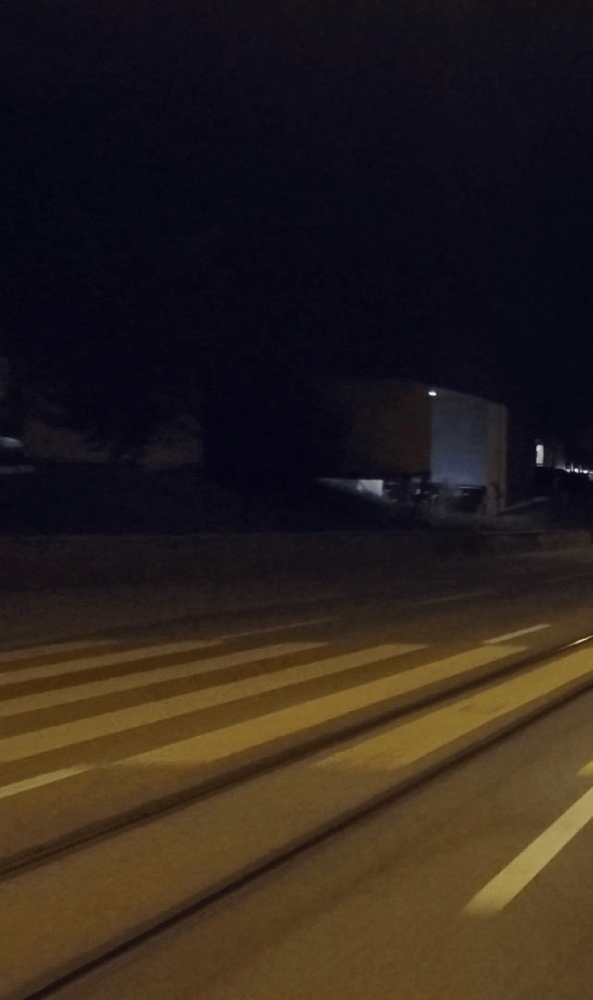
#> input picture Processed-Images/slices/1/acdc_night-1.png, 1778 x 3000 px, given in place of image_beforeRGB-1co_d0_after-r.png, which was not available (shown at 1/3 size)
$ jupyter execute --allow-errors Untitled.ipynb   (text cells are left out)
#> lines starting #> are read from the running program, lines starting #| are printed output that depends on the picture; pictures that were not available may be replaced by others from this repository, and a replacement may not be noted
[cell 1]
import torch
import torch.nn as nn
import matplotlib.pyplot as plt
import numpy as np
#from mmseg.registry import MODELS
import os
import matplotlib.image as mpimage
import torchvision.utils as vutils
import matplotlib.colors as c
from torch import tensor
import sys
# helper methods for preprocessing
# [81 lines left out: function calculate_weight, not called in this run]

def create_blur_kernel():
    kernel = np.zeros((3, 3))

    for i in range(3):
        for j in range(3):
            kernel[i, j] = 1 / 9

    return kernel

# [73 lines left out: function save_image, not called in this run]
                       # vmin=0, vmax=1)

    #plt.close()
#@MODELS.register_module()
class BlurPreprocessing(nn.Module):
    def __init__(self, blur_bool, blur_depth, single_color, color_opponency, channels, path, training, black_white):
        super().__init__()
        self.blur = blur_bool
        self.num_images = blur_depth + 1
        self.single_color = single_color
        self.color_opponency = color_opponency
        self.channels = channels
        self.write = True
        self.path = path
        self.training = training
        self.black_white = black_white

        #self.maxpool = nn.MaxPool2d(2, 2)

        if self.blur:
            blur_kernel = create_blur_kernel()
            self.conv_blur = nn.Conv2d(
                3, 3 * self.num_images, 3, stride=1, padding=1, groups=3, bias=False
            )

            self.conv_blur.weight = nn.Parameter(
                tensor(np.array([[blur_kernel],
                                 [blur_kernel],
                                 [blur_kernel]]),
                       requires_grad=False).float()
            )

            for param in self.conv_blur.parameters():
                param.requires_grad = False

            self.custom_layer = nn.Conv2d(
                self.num_images * 3, out_channels=channels, kernel_size=1,
                stride=1, padding=0, bias=False
            )

            weight_array = calculate_weight(
                self.channels, self.num_images, self.single_color,
                self.color_opponency, self.black_white
            )
            self.custom_layer.weight = nn.Parameter(
                tensor(np.array(weight_array), requires_grad=True).float()
            )

            # freeze preprocessing
            for param in self.custom_layer.parameters():
                param.requires_grad = False

            self.change_channel_layer = nn.Conv2d(
                in_channels=1, out_channels=3, kernel_size=1, stride=1, padding=0
            )

            print("preprocessing initialized")

    # [59 lines left out: function forward, not called in this run]

[cell 2]
import glob
import os
from PIL import Image
import torchvision.transforms as T
import torch

[cell 3]
import glob
import os
from PIL import Image
import torchvision.transforms as T
import torch

blur_module = BlurPreprocessing(
    blur_bool=False,
    blur_depth=0,
    single_color=False,
    color_opponency=False,
    channels=3,   # or 3
    path=".",
    training=False,
    black_white=True
)

# Transform for images
#> (the rest of this cell did not finish here and is left out)

#> (a cell that did not finish here is left out)

#> (a cell that did not finish here is left out)


# Transform for images
transform = T.Compose([
    T.ToTensor()
])

# Get all images in ./images
image_files = glob.glob("./slices/1/*.*")

for img_path in image_files:
    base = os.path.splitext(os.path.basename(img_path))[0]
    base = base + "sc"
    print(f"\nProcessing {base} ...")

    img = Image.open(img_path).convert("RGB")
    x = transform(img).unsqueeze(0)  # (1,3,H,W)

    with torch.no_grad():
        out = blur_module(x, save_name=base)

#> (a cell that did not finish here is left out)


# Transform for images
transform = T.Compose([
    T.ToTensor()
])

# Get all images in ./images
image_files = glob.glob("./slices/1/*.*")

for img_path in image_files:
    base = os.path.splitext(os.path.basename(img_path))[0]
    base = base + "co"
    print(f"\nProcessing {base} ...")

    img = Image.open(img_path).convert("RGB")
    x = transform(img).unsqueeze(0)  # (1,3,H,W)

    with torch.no_grad():
        out = blur_module(x, save_name=base)

#> (a cell that did not finish here is left out)


# Transform for images
transform = T.Compose([
    T.ToTensor()
])

# Get all images in ./images
image_files = glob.glob("./slices/3/*.*")

for img_path in image_files:
    base = os.path.splitext(os.path.basename(img_path))[0]
    base = base + "co_d0"
    print(f"\nProcessing {base} ...")

    img = Image.open(img_path).convert("RGB")
    x = transform(img).unsqueeze(0)  # (1,3,H,W)

    with torch.no_grad():
        out = blur_module(x, save_name=base)

[cell 8]
from PIL import Image, ImageOps

# Open the PNG
img = Image.open("new_images/co crop/image_beforeRGB-1co_d0_after-r.png")
#> img is the input picture: PIL image 1778x3000 P; mean R, G, B 44.5, 34.2, 28.4

# Invert (if it has alpha channel, handle it separately)
#> (the rest of this cell did not finish here and is left out)

[cell 9]
import os
from PIL import Image

# Input and output directories
input_dir = "images"      # your folder with input images
output_dir = "slices"     # where to save results
os.makedirs(output_dir, exist_ok=True)

# Loop over files
for filename in os.listdir(input_dir):
    if filename.lower().endswith((".png", ".jpg", ".jpeg")):
        filepath = os.path.join(input_dir, filename)
        img = Image.open(filepath)

        width, height = img.size
#> width = 1778; height = 3000
        slice_width = width // 3  # cut into 3 equal vertical parts
#> slice_width = 592

        # Remove extension for naming
        base, ext = os.path.splitext(filename)

        for i in range(3):
            left = i * slice_width
            right = (i + 1) * slice_width
            box = (left, 0, right, height)
            slice_img = img.crop(box)

            outname = f"{base}_-{i+1}{ext}"
            outpath = os.path.join(output_dir, outname)
            slice_img.save(outpath)

            print(f"Saved {outpath} ({slice_img.size})")
#> this loop made 3 passes
#> pass 1, `slice_img = img.crop(box)`:
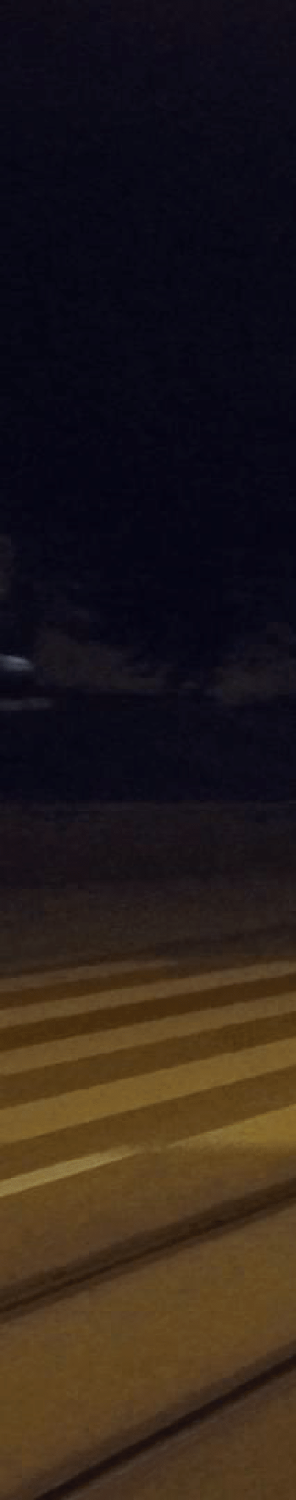
#> slice_img: PIL image 592x3000 P (shown at 1/2 size); mean R, G, B 41, 30.6, 26.1
#> pass 2, `slice_img = img.crop(box)`:
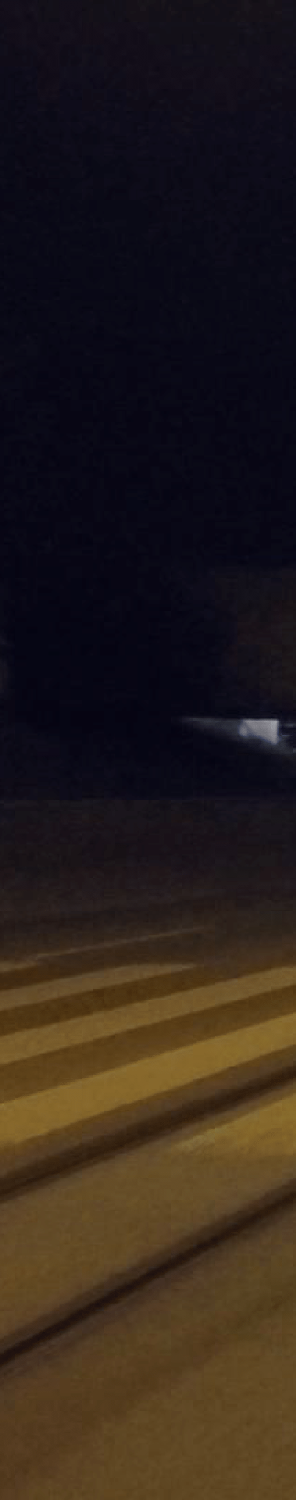
#> slice_img: PIL image 592x3000 P (shown at 1/2 size); mean R, G, B 42.9, 32.6, 27.2
#> pass 3, `slice_img = img.crop(box)`:
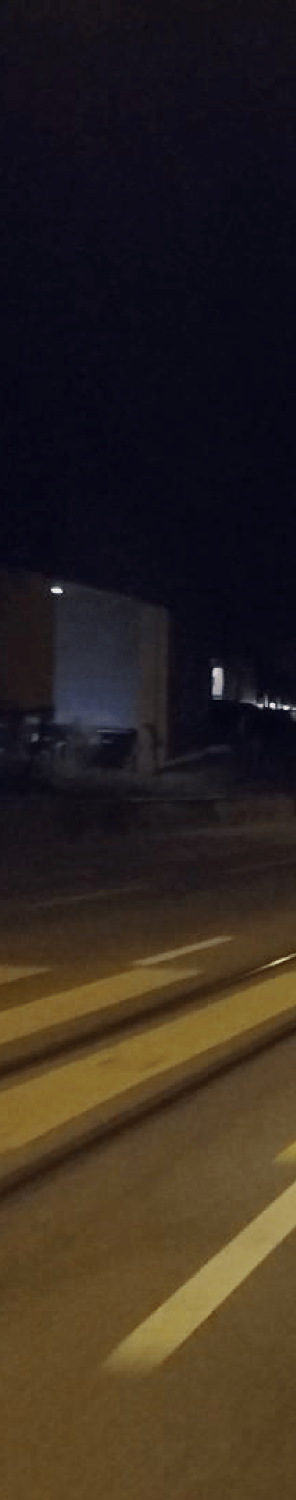
#> slice_img: PIL image 592x3000 P (shown at 1/2 size); mean R, G, B 49.5, 39.5, 31.9
